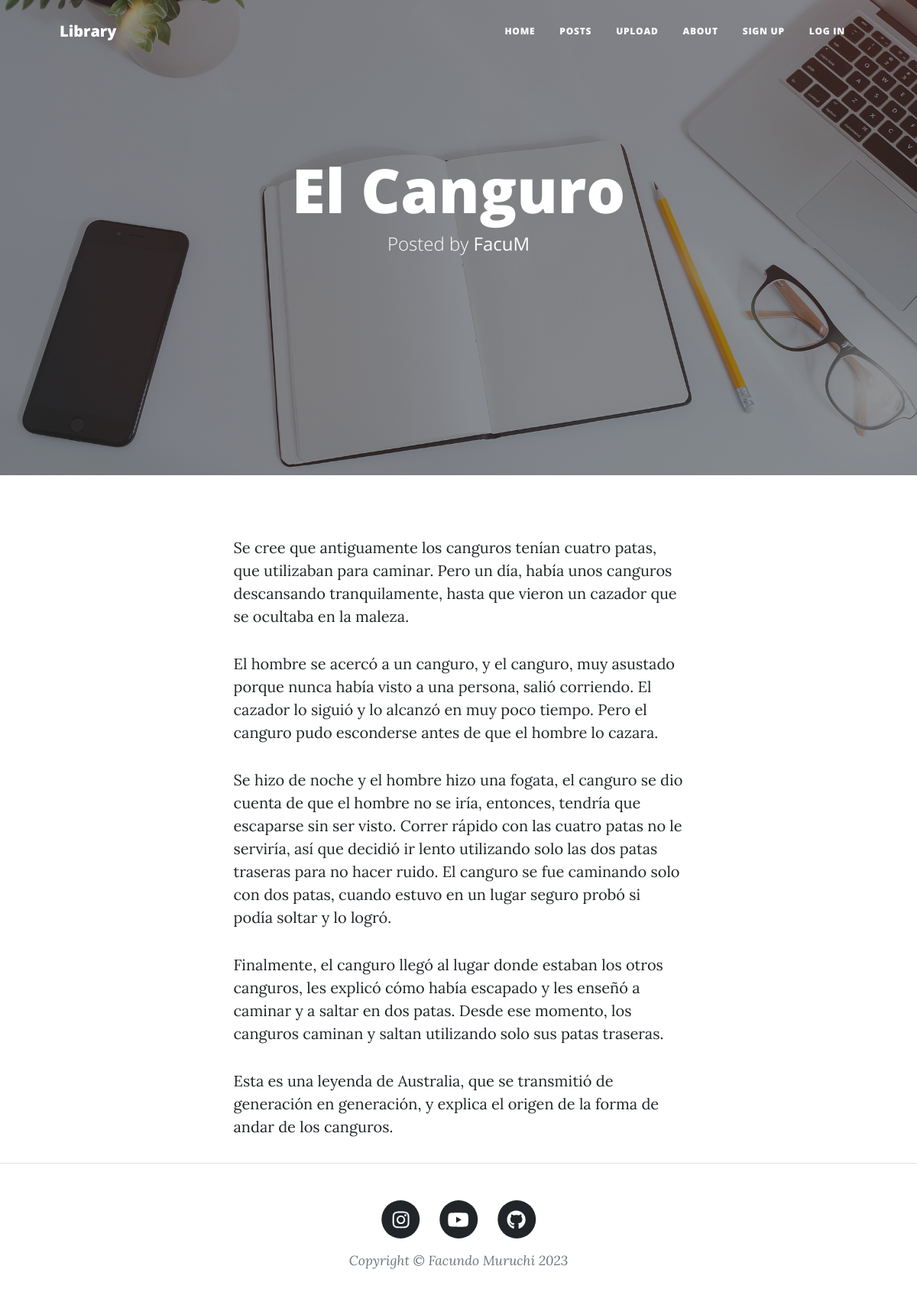
/blog/ver-post/45/, run on the app's committed database.
### blog/models.py (models this page shows, shortened)
class Post(models.Model):
    title = models.CharField(max_length=128)
    text = RichTextField(max_length=5000)
    post = models.IntegerField(choices=[
        (1, "Story"),
        (2, "Poem")
    ])
    date = models.DateTimeField(auto_now=True)
    creator = models.ForeignKey(User, on_delete=models.SET_NULL, null=True)

### blog/views.py (the view)
# urls.py: path("ver-post/<int:pk>/", PostDetailView.as_view(), name="ver_post"),
class PostDetailView(DetailView):
    model = Post
    success_url = reverse_lazy("posts")

### blog/templates/blog/post_detail.html (shortened to what this page needs)
{%extends "base.html"%}
{% block heading %}
<h1>{{object.title}}</h1>
<span class="subheading">Posted by <b>{{object.creator}}</b></span>
{% endblock heading %}
{% block contenido %}
<p>
    {{object.text|safe}}
</p>
{% endblock contenido %}

### data on the page
Post: title "El Canguro", creator "FacuM", text "Se cree que antiguamente los canguros tenían cuatro patas, que utilizaban para caminar. Pero un día, había unos canguros descansando tranquilamente, hasta que vieron un cazador que se ocultaba en la maleza. El hombre se acercó a un canguro, y el canguro, muy asustado porque nunca había visto a una persona, salió corriendo. El cazador lo siguió y lo alcanzó en muy poco tiempo. Pero el canguro pudo esconderse antes de que el hombre lo cazara. Se hizo de noche y el hombre hizo una fogata, el canguro se dio cuenta de que el hombre no se iría, entonces, tendría que escaparse sin ser visto. Correr rápido con las cuatro patas no le serviría, así que decidió ir lento utilizando solo las dos patas…"
